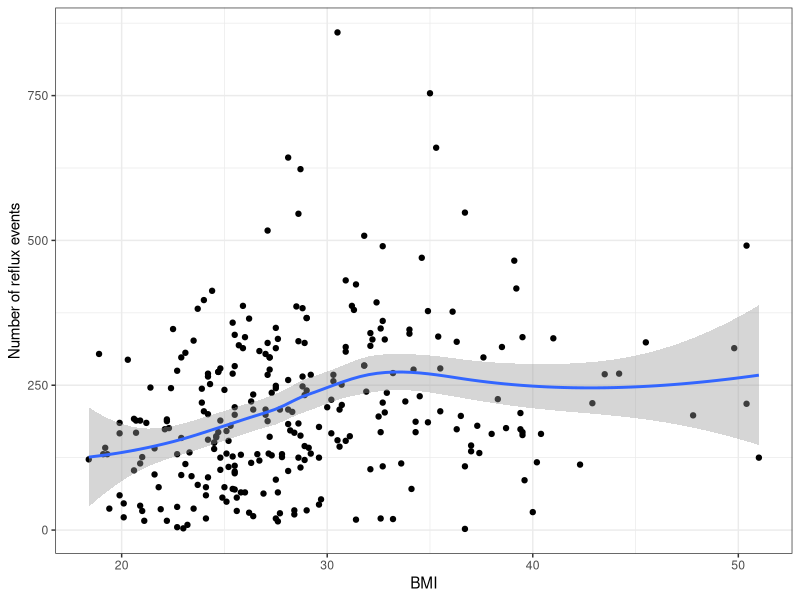
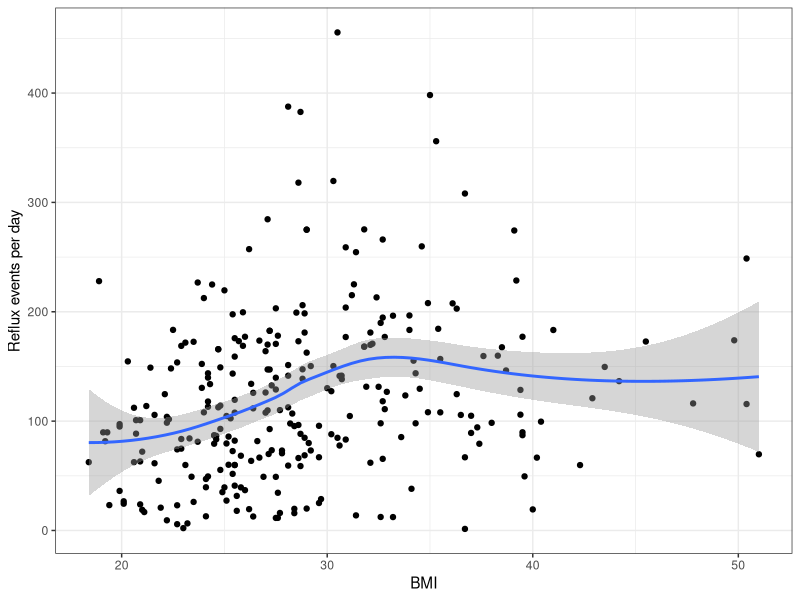
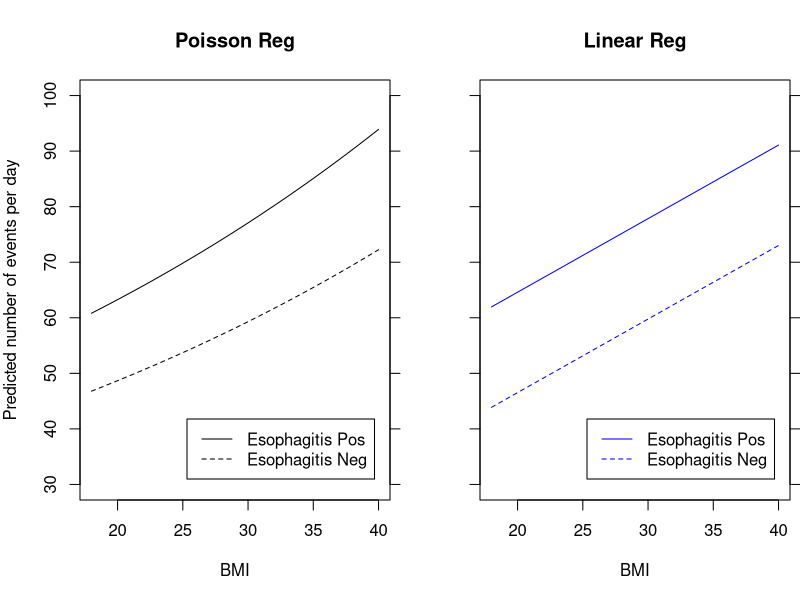
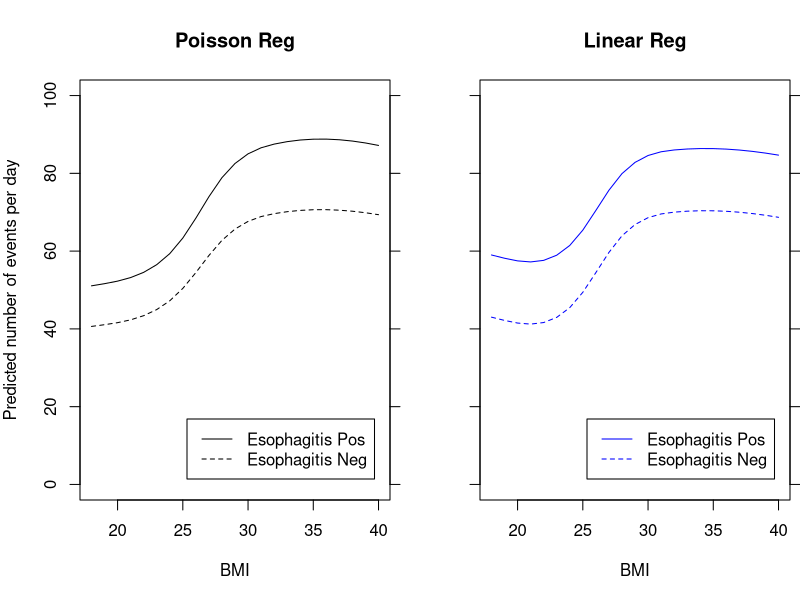

Write the R code that produced these figures, in order.
## ---- chunk 1
#| echo: false
library(rms)
library(ggplot2)
library(splines)
## ---- chunk 2
bmi.data <- read.csv("data/bmi.csv", header=TRUE)
# Events are pH less than 4
bmi.data$events <- bmi.data$totalmins4

ggplot(bmi.data, aes(x=bmi, y=events)) + geom_point() + geom_smooth() + theme_bw() + xlab("BMI") + ylab("Number of reflux events")
## ---- chunk 3
bmi.data$rate <- bmi.data$totalmins4/bmi.data$totalmins*60*24
ggplot(bmi.data, aes(x=bmi, y=rate)) + geom_point() + geom_smooth() + theme_bw() + xlab("BMI") + ylab("Reflux events per day")

## ---- chunk 4
library(lmtest)
library(sandwich)
m1.poisson <- glm(events ~ bmi + offset(log(totalmins)), data=bmi.data, family="poisson")
m1.poisson
coeftest(m1.poisson, vcov=sandwich)
confint(coeftest(m1.poisson, vcov=sandwich))
## ---- chunk 5
m2.poisson <- glm(events ~ bmi + esop + offset(log(totalmins)), data=bmi.data, family="poisson")
m2.poisson
coeftest(m2.poisson, vcov=sandwich)
confint(coeftest(m2.poisson, vcov=sandwich))

# Equivalent command
#coefci(m2.poisson, vcov=sandwich)
## ---- chunk 6
bmi.data$rate <- bmi.data$events / bmi.data$totalmins
m2.lm <-  lm(rate ~ bmi + esop, data=bmi.data)
m2.lm
coeftest(m2.lm, vcov=sandwich)
confint(coeftest(m2.lm, vcov=sandwich))
## ---- chunk 7
        # Predicted events per two minute time interval
        predict(m2.lm, newdata=data.frame(bmi=30,esop=1))
        exp(predict(m2.poisson, newdata=data.frame(bmi=30,esop=1,totalmins=1), type="link"))


        # Predicted events per day (720 2-minute time intervals per day)
        predict(m2.lm, newdata=data.frame(bmi=30,esop=1))*720
        exp(predict(m2.poisson, newdata=data.frame(bmi=30,esop=1,totalmins=720), type="link"))
## ---- chunk 8
bmi.data$esop.factor <- factor(bmi.data$esop, levels=0:1, labels=c("Esop Neg", "Esop Pos"))
m.spline2.adj <- glm(events ~ bmi + offset(log(totalmins)) + esop, data=bmi.data, family="poisson")
m.spline3.adj <- lm(events / totalmins ~ bmi + esop, data=bmi.data)
par(mfrow=c(1,2), mar=c(5,4,4,0.5))
plot(18:40, exp(predict(m.spline2.adj, newdata=data.frame(bmi=18:40, totalmins=720, esop=1), type="link")), type='l', ylab="Predicted number of events per day", xlab="BMI", ylim=c(30,100), main="Poisson Reg")
axis(4, labels=FALSE, ticks=TRUE)
legend("bottomright", c("Esophagitis Pos","Esophagitis Neg"), inset=0.05, col=1, lty=1:2)
lines(18:40, exp(predict(m.spline2.adj, newdata=data.frame(bmi=18:40, totalmins=720, esop=0), type="link")), lty=2)
plot(18:40, 720*predict(m.spline3.adj, newdata=data.frame(bmi=18:40, esop=1), type="response"), type='l', col='Blue', ylab="", xlab="BMI", ylim=c(30,100), main="Linear Reg", axes=FALSE)
axis(1)
axis(4)
axis(2, labels=FALSE, ticks=TRUE)
box()
lines(18:40, 720*predict(m.spline3.adj, newdata=data.frame(bmi=18:40, esop=0), type="response"), type='l', col='Blue', lty=2)
legend("bottomright", c("Esophagitis Pos","Esophagitis Neg"), inset=0.05, col="Blue", lty=1:2)
## ---- chunk 9
m.spline2.adj <- glm(events ~ ns(bmi,4) + offset(log(totalmins)) + esop, data=bmi.data, family="poisson")
m.spline3.adj <- lm(events / totalmins ~ ns(bmi,4) + esop, data=bmi.data)
par(mfrow=c(1,2), mar=c(5,4,4,0.5))
plot(18:40, exp(predict(m.spline2.adj, newdata=data.frame(bmi=18:40, totalmins=720, esop=1), type="link")), type='l', ylab="Predicted number of events per day", xlab="BMI", ylim=c(0,100), main="Poisson Reg")
axis(4, labels=FALSE, ticks=TRUE)
legend("bottomright", c("Esophagitis Pos","Esophagitis Neg"), inset=0.05, col=1, lty=1:2)
lines(18:40, exp(predict(m.spline2.adj, newdata=data.frame(bmi=18:40, totalmins=720, esop=0), type="link")), lty=2)
plot(18:40, 720*predict(m.spline3.adj, newdata=data.frame(bmi=18:40, esop=1), type="response"), type='l', col='Blue', ylab="", xlab="BMI", ylim=c(0,100), main="Linear Reg", axes=FALSE)
axis(1)
axis(4)
axis(2, labels=FALSE, ticks=TRUE)
box()
lines(18:40, 720*predict(m.spline3.adj, newdata=data.frame(bmi=18:40, esop=0), type="response"), type='l', col='Blue', lty=2)
legend("bottomright", c("Esophagitis Pos","Esophagitis Neg"), inset=0.05, col="Blue", lty=1:2)
